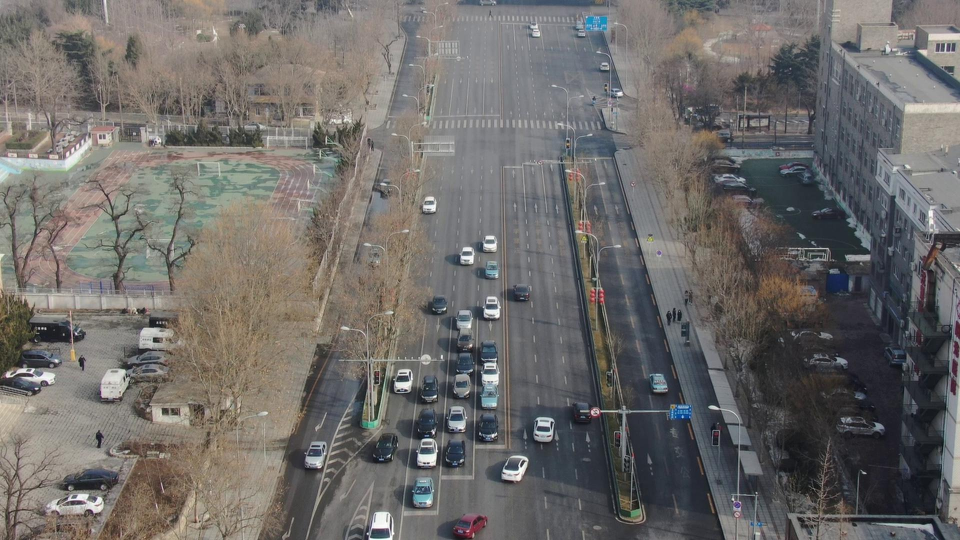
#> input picture fusion/data/car_008/rgb/000035.jpg, 1920 x 1080 px, given as the content of the folder /content/drive/MyDrive/O-HAZE/hazy, which was not available (shown at 1/2 size)
$ jupyter execute cap.ipynb   (text cells are left out)
#> lines starting #> are read from the running program, lines starting #| are printed output that depends on the picture
#> further down, hazy is the input picture: shape (1080, 1920, 3); mean B, G, R 105.1, 107.3, 109.9
[cell 1]
import numpy as np
import cv2
import matplotlib.pyplot as plt

[cell 2]
from google.colab import drive
drive.mount('/content/drive')

DRIVE     = "/content/drive/MyDrive"
SRC       = f"{DRIVE}/O-HAZE"          # original O-HAZE: hazy/ + GT/
DATA_ROOT = f"{DRIVE}/O-HAZE-1600"     # resized copy, shared by all methods and the evaluation
OUT       = f"{DRIVE}/outputs/cap" # dehazed images, same file names as hazy/

MAX_IMAGES = 5             # first N pairs (None = all 45)
RESIZE = 1600              # long side; O-HAZE is ~3000x4000

[cell 3]
#resize hazy + GT once (skipped if DATA_ROOT already exists), same as the other method notebooks
import os, glob
from PIL import Image

def resize_long(img, long_side):
    if long_side <= 0 or max(img.size) <= long_side:
        return img
    s = long_side / max(img.size)
    return img.resize((round(img.size[0] * s), round(img.size[1] * s)), Image.BICUBIC)

if not os.path.isdir(f"{DATA_ROOT}/hazy"):
    os.makedirs(f"{DATA_ROOT}/hazy"); os.makedirs(f"{DATA_ROOT}/GT")
    pairs = list(zip(sorted(glob.glob(f"{SRC}/hazy/*")), sorted(glob.glob(f"{SRC}/GT/*"))))[:MAX_IMAGES]
    for h, g in pairs:
        hazy = resize_long(Image.open(h).convert('RGB'), RESIZE)
        gt   = Image.open(g).convert('RGB').resize(hazy.size, Image.BICUBIC)
        stem = lambda p: os.path.splitext(os.path.basename(p))[0]
        hazy.save(f"{DATA_ROOT}/hazy/{stem(h)}.png"); gt.save(f"{DATA_ROOT}/GT/{stem(g)}.png")

hazy_paths = sorted(glob.glob(f"{DATA_ROOT}/hazy/*"))
os.makedirs(OUT, exist_ok=True)
print(len(hazy_paths), "images:", [os.path.basename(p) for p in hazy_paths])

[cell 4]
# linear depth model d = T0 + T1 * value + T2 * saturation, coefficients learned in the paper
T0, T1, T2 = 0.121779, 0.959710, -0.780245
BETA = 1.0                 # scattering coefficient: t = exp(-BETA * d)
PATCH = 15                 # min filter on depth (same role as the dark channel patch)
TOP_PERCENT = 0.001        # deepest 0.1% pixels are candidates for the atmospheric light A
T_MIN, T_MAX = 0.1, 0.9    # transmission bounds, as in the paper's reference implementation

# depth refinement with a guided filter
GF_RADIUS = 60
GF_EPS = 1e-3

NAME = "cap"

[cell 5]
def guided_filter(guide, src, r=GF_RADIUS, eps=GF_EPS):
    #edge-preserving smoothing of src, following the edges of guide (He et al., 2010)
    box = lambda x: cv2.boxFilter(x, -1, (2 * r + 1, 2 * r + 1))
    mean_I, mean_p = box(guide), box(src)
    a = (box(guide * src) - mean_I * mean_p) / (box(guide * guide) - mean_I * mean_I + eps)
    b = mean_p - a * mean_I
    return box(a) * guide + box(b)


def dehaze(bgr):
    I = bgr.astype(np.float32) / 255
    hsv = cv2.cvtColor(I, cv2.COLOR_BGR2HSV)        # float input: S, V in [0, 1]
#> hsv: shape (1080, 1920, 3) float32; mean H, S, V 123.3, 0.1, 0.4
    d = T0 + T1 * hsv[..., 2] + T2 * hsv[..., 1]    # depth from brightness and saturation

    d = cv2.erode(d, cv2.getStructuringElement(cv2.MORPH_RECT, (PATCH, PATCH)))   # local min
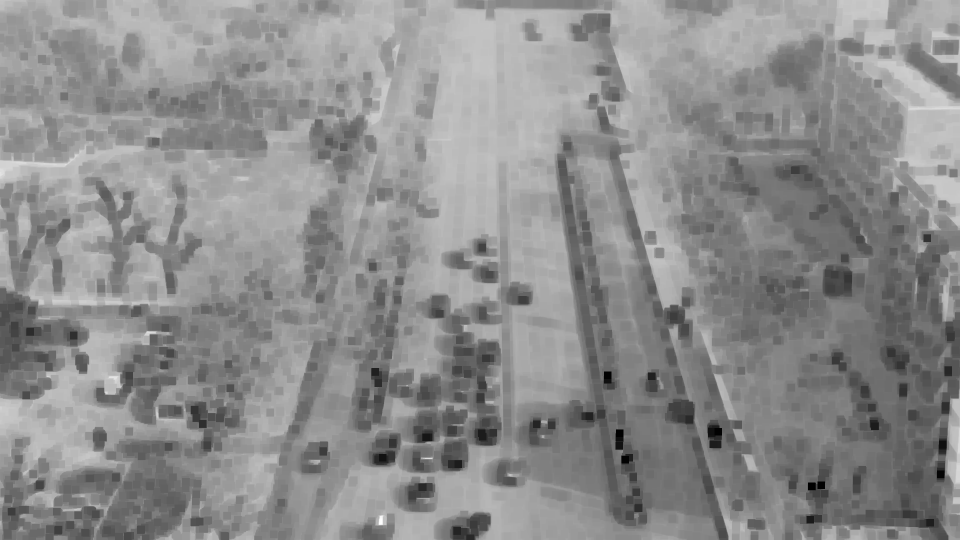
#> d: shape (1080, 1920) float32 (shown at 1/2 size); min -0.655, max 1.02, mean 0.27; drawn with min black and max white
    d = guided_filter(cv2.cvtColor(I, cv2.COLOR_BGR2GRAY), d.astype(np.float32))
#> in guided_filter, `mean_I, mean_p = box(guide), box(src)`:
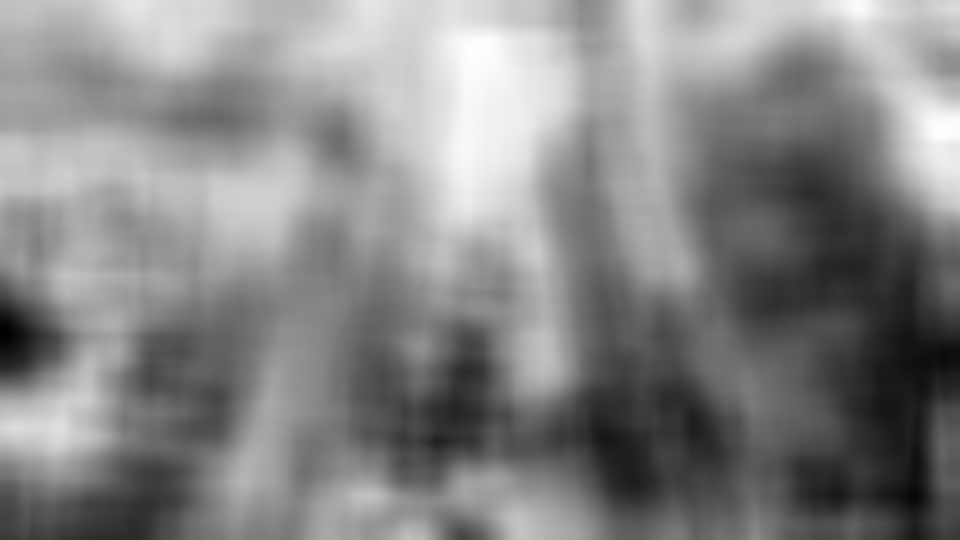
#> mean_p: shape (1080, 1920) float32 (shown at 1/2 size); min -0.0846, max 0.591, mean 0.27; drawn with min black and max white
#> in guided_filter, `a = (box(guide * src) - mean_I * mean_p) / (box(guide * guide) - mean_..`:
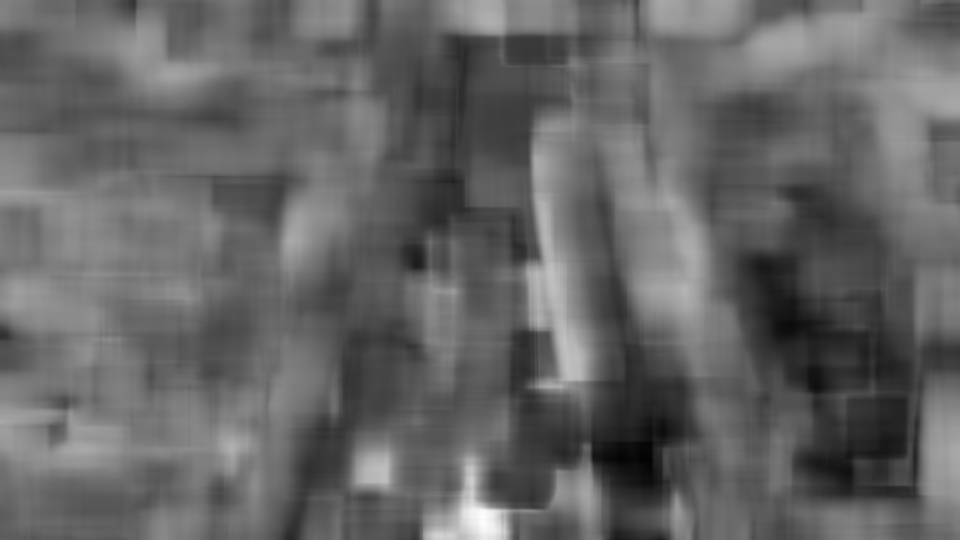
#> a: shape (1080, 1920) float32 (shown at 1/2 size); min -0.632, max 2.16, mean 0.475; drawn with min black and max white
#> in guided_filter, `b = mean_p - a * mean_I`:
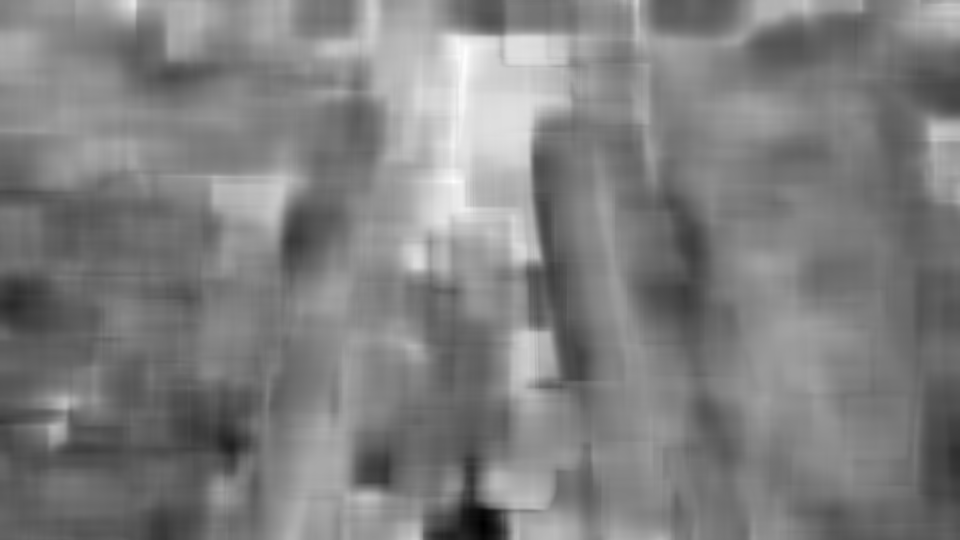
#> b: shape (1080, 1920) float32 (shown at 1/2 size); min -0.575, max 0.681, mean 0.0529; drawn with min black and max white
#> in guided_filter, `return box(a) * guide + box(b)`:
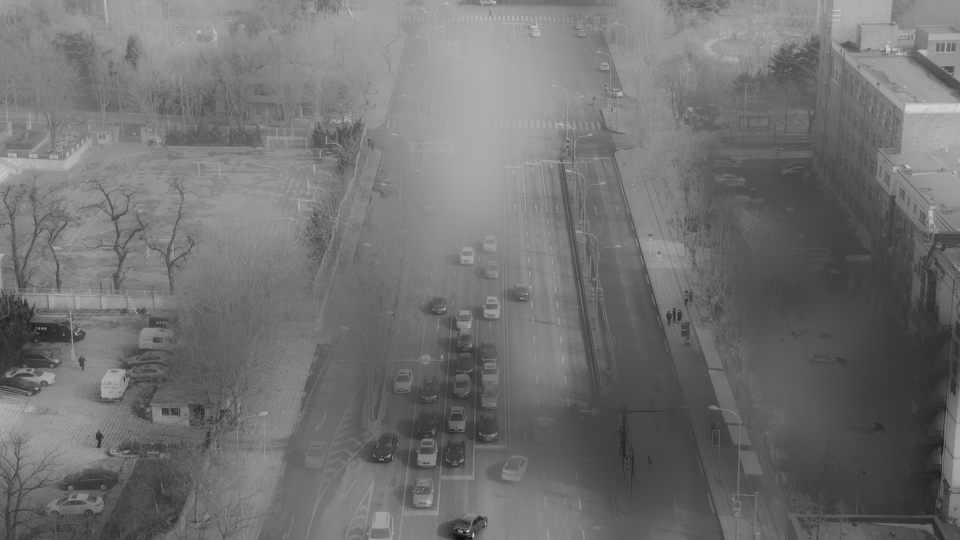
#> returned value: shape (1080, 1920) float32 (shown at 1/2 size); min -0.296, max 0.973, mean 0.27; drawn with min black and max white

    #A: among the deepest pixels, the brightest one in the input
    n = max(int(d.size * TOP_PERCENT), 1)
#> n = 2073
    cand = np.argpartition(d.ravel(), -n)[-n:]
#> cand = 2073 values, max 2063026 at index 298, min 210 at index 63, mean 427031.6
    flat = I.reshape(-1, 3)
    A = flat[cand[flat[cand].sum(axis=1).argmax()]]
#> A = [1, 0.996, 1]

    t = np.clip(np.exp(-BETA * d), T_MIN, T_MAX)
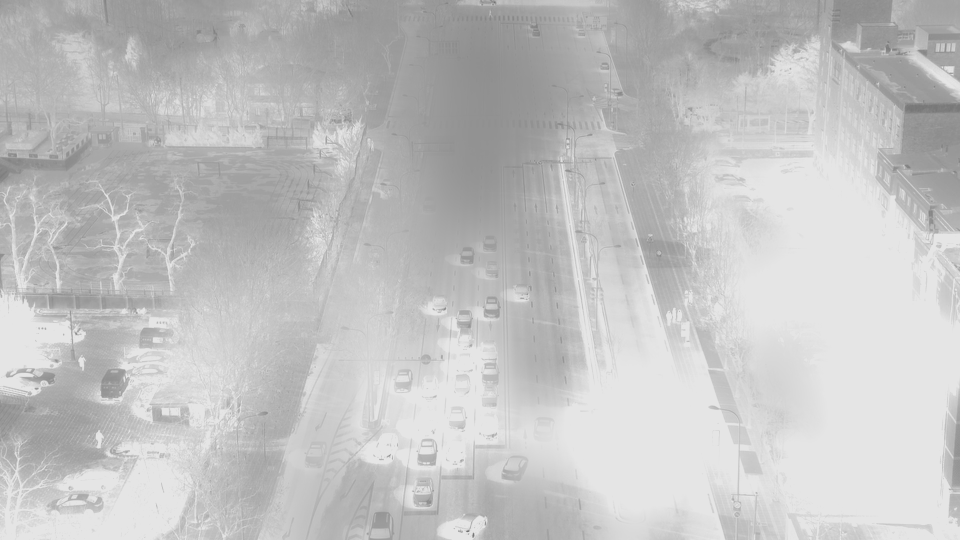
#> t: shape (1080, 1920) float32 (shown at 1/2 size); min 0.378, max 0.9, mean 0.762
    J = (I - A) / t[..., None] + A                  # invert I = J*t + A*(1-t)
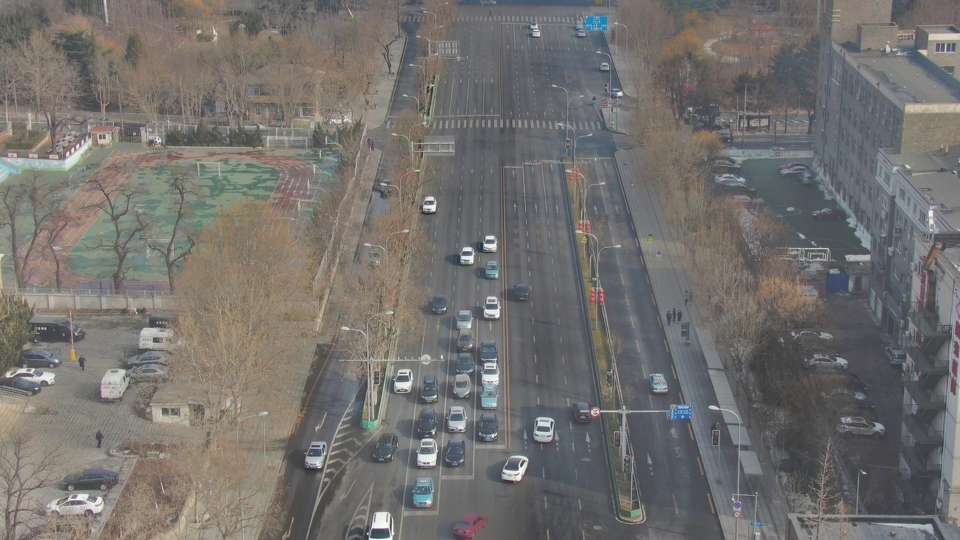
#> J: shape (1080, 1920, 3) float32 (shown at 1/2 size); mean B, G, R 0.234, 0.248, 0.261; drawn with min black and max white
    return (np.clip(J, 0, 1) * 255 + 0.5).astype(np.uint8)
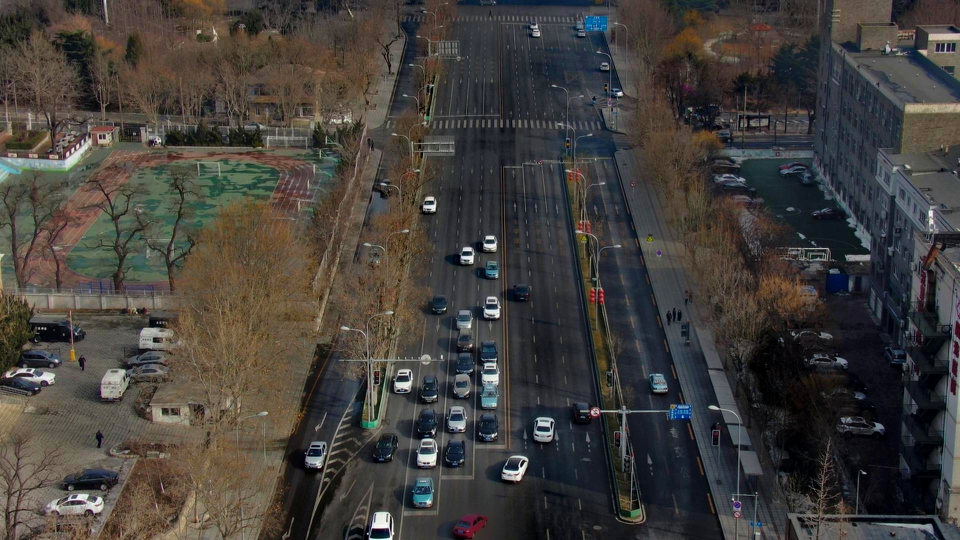
#> returned value: shape (1080, 1920, 3) (shown at 1/2 size); mean of channels 0, 1, 2 59.6, 63.2, 66.7; drawn as B, G, R

[cell 6]
hazy = cv2.imread(hazy_paths[0])
out = dehaze(hazy)
fig, ax = plt.subplots(1, 2, figsize=(12, 5))
for a, im, title in zip(ax, [hazy, out], ['hazy', NAME]):
    a.imshow(im[..., ::-1]); a.set_title(title); a.axis('off')
#> this loop made 2 passes
#> title on passes 1 to 2: 'hazy', 'cap'
plt.tight_layout(); plt.show()
#> after `plt.tight_layout()`:
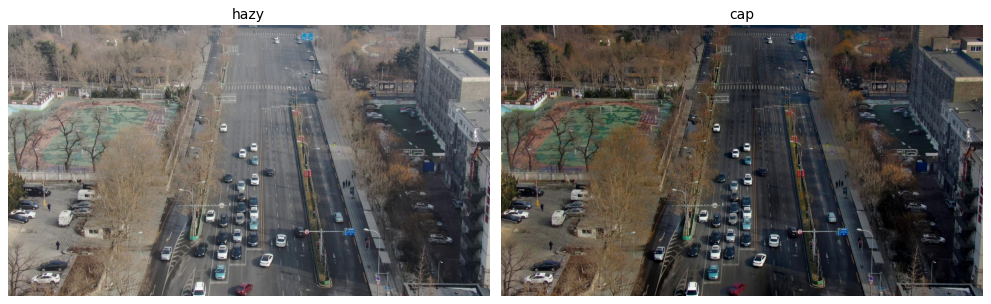
#> figure drawn by matplotlib, 2 panels

[cell 7]
import time
for p in hazy_paths:
    hazy = cv2.imread(p)
    t0 = time.time()
    out = dehaze(hazy)
    dt = time.time() - t0
    cv2.imwrite(f"{OUT}/{os.path.basename(p)}", out)
    print(f"{os.path.basename(p)} | {hazy.shape[1]}x{hazy.shape[0]} | {dt:.2f}s")
#| 000035.jpg | 1920x1080 | 0.14s
